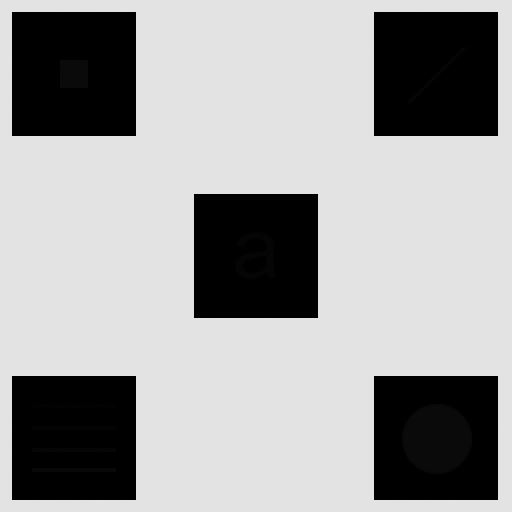
#> input picture dijital_goruntu_isleme/yerel_iyilestirme/fotograflar/1.tif, 512 x 512 px
$ python main.py
#> lines starting #> are read from the running program, lines starting #| are printed output that depends on the picture
#> in main, foto is the input picture: shape (512, 512); min 0, max 228, mean 160.7
import cv2
import numpy as np
import matplotlib.pyplot as plt


def yerel_histogram_istatistikleri(foto, pencere_boyutu, k0, k1, k2, k3, C):
#> called with pencere_boyutu = 3, k0 = 0, k1 = 0.1, k2 = 0, k3 = 0.1, C = 23
    foto = foto.astype(float)
    ortalama_global = np.mean(foto)
#> ortalama_global = 160.7
    ortalama_alt_sinir = k0 * ortalama_global
#> ortalama_alt_sinir = 0
    ortalama_ust_sinir = k1 * ortalama_global
#> ortalama_ust_sinir = 16.07
    # 1. yontem
    standart_sapma_global = np.std(foto) # Standart sapma
#> standart_sapma_global = 103
    ss_alt_sinir = k2 * standart_sapma_global
#> ss_alt_sinir = 0
    ss_ust_sinir = k3 * standart_sapma_global
#> ss_ust_sinir = 10.3
    # 2. yontem
    # varyans_global = np.var(foto) # Varyans
    # standart_sapma_global = np.sqrt(varyans_global)
    pencere_boyutu = int(pencere_boyutu / 2)
    M, N = foto.shape[:2] # (800, 600, 3)
#> M = 512; N = 512

    satir_indeksleri = []
    sutun_indeksleri = []
    for satir in range(M):
        ust = max(0, satir - pencere_boyutu)
        alt = min(M, satir + pencere_boyutu + 1)
        for sutun in range(N):
            sol = max(0, sutun - pencere_boyutu)
            sag = min(N, sutun + pencere_boyutu + 1)

            pencere_pixelleri = foto[ust:alt, sol:sag]
            ortalama_pencere = np.mean(pencere_pixelleri)
            standart_sapma_pencere = np.std(pencere_pixelleri)
            # print(f"SATIR: {satir}, SUTUN: {sutun}")
            # print(pencere_pixelleri)
            # print(60*"-")

            ortalama_kosulu = ortalama_alt_sinir <= ortalama_pencere and ortalama_pencere <= ortalama_ust_sinir
            ss_kosulu = ss_alt_sinir <= standart_sapma_pencere and standart_sapma_pencere <= ss_ust_sinir
            kosul = ortalama_kosulu and ss_kosulu

            if kosul:
                satir_indeksleri.extend(list(range(sol, sag)))
                sutun_indeksleri.extend(list(range(ust, alt)))
#> after the loop, satir_indeksleri = 223260 items; sutun_indeksleri = 223260 items

    satir_indeksleri = np.uint32(satir_indeksleri)
    sutun_indeksleri = np.uint32(sutun_indeksleri)

    foto[sutun_indeksleri, satir_indeksleri] *= C
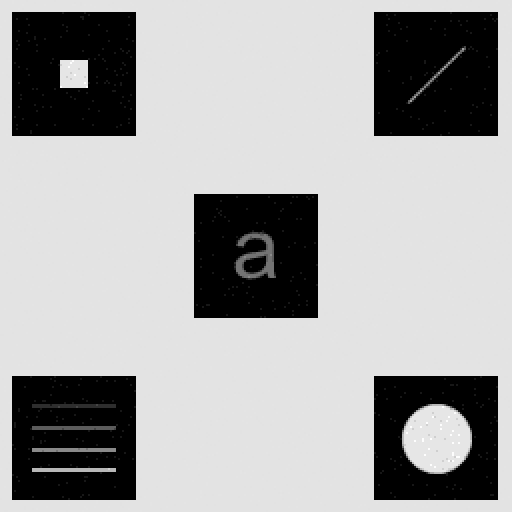
#> foto: shape (512, 512) float64; min 0, max 253, mean 165.7
    return foto.astype(np.uint8)


def main():
    foto = cv2.imread("./fotograflar/1.tif", 0)

    # ornek = np.uint8([[10, 20, 30, 40, 50],
    #                   [ 5, 15, 25, 35, 45],
    #                   [20, 30, 40, 50, 60],
    #                   [15, 25, 35, 45, 55],
    #                   [ 0, 10, 20, 30, 40]])

    # print(ornek)
    # print(ornek.shape)

    pencere_boyutu = 3
    k0 = 0
    k1 = 0.1
    k2 = 0
    k3 = 0.1
    C = 23
    foto2 = yerel_histogram_istatistikleri(foto, pencere_boyutu, k0, k1, k2, k3, C)

    yan_yana = np.hstack((foto, foto2))
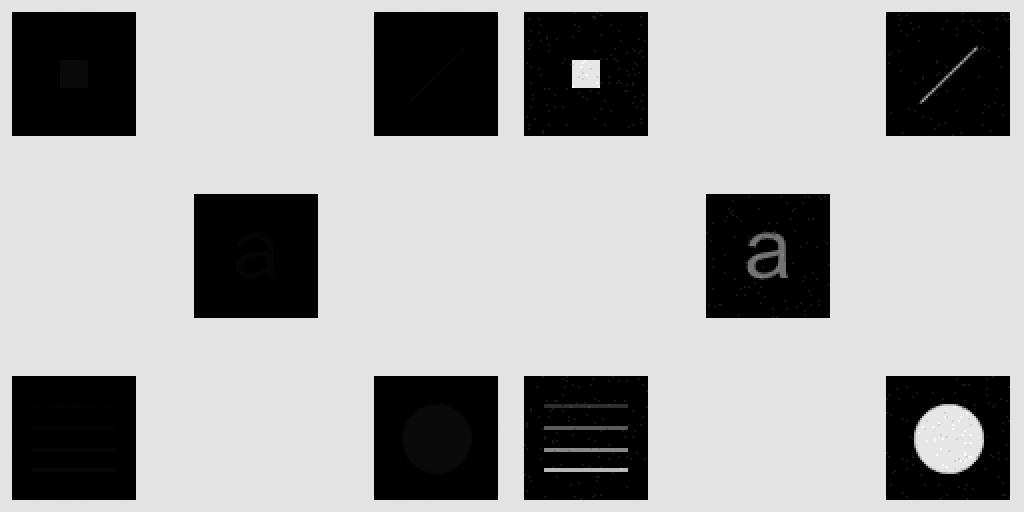
#> yan_yana: shape (512, 1024); min 0, max 253, mean 163.2

    plt.imshow(yan_yana, cmap="gray")
    plt.show()


if __name__ == "__main__":
    main()
